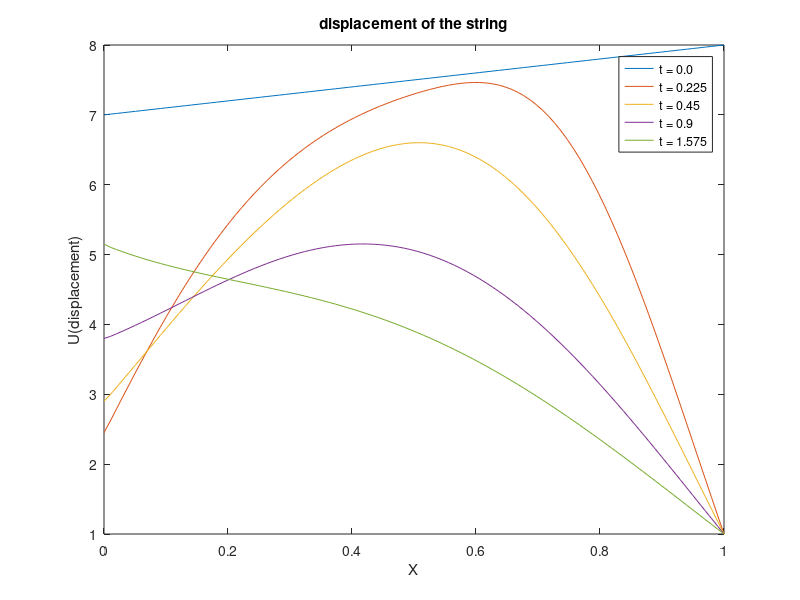

This figure's MATLAB source:
Lx = 1;
dx = 0.01;
nx = fix(Lx/dx);
x = linspace(0,Lx,nx);
T = 2;
wn = zeros(nx,1);
wnm1 = wn; wnp1 = wn;
CFL = 0.9;
c = 2;
dt = CFL*dx/c
wn(:) = x(:)+7;
q = wn;
t = dt;
for i=2:nx-1
    wnp1(i)= wn(i) + 0.5*CFL^2 * (wn(i+1)-2*wn(i)+wn(i-1)) + t*(2*x(i)+3);
end
wnp1(1) = 2+2*t;
wnp1(end) = 1;
while(t<T)
    wnm1 = wn ; wn = wnp1;
    t = t+dt;
    for i=2:nx-1
    wnp1(i)= 2*wn(i) - wnm1(i) + CFL^2 * (wn(i+1)-2*wn(i)+wn(i-1));
    wnm1 = wn; wn = wnp1;
    end
    wnp1(1) = 2+2*t;
    wnp1(end) = 1;
    wn(1) = 2+2*t;
    wn(end) = 1;
    clf;
    plot(x,wn);
    q = [q wn];
    axis([0 Lx -10 10]);
    pause(0.01);
end
q
figure(1)
plot(x,q(:,1),'-',x,q(:,50),'-',x,q(:,100),'-',x,q(:,200),'-',x,q(:,350),'-')
legend('t = 0.0','t = 0.225','t = 0.45','t = 0.9','t = 1.575');
title('displacement of the string')
xlabel('X')
ylabel('U(displacement)')
